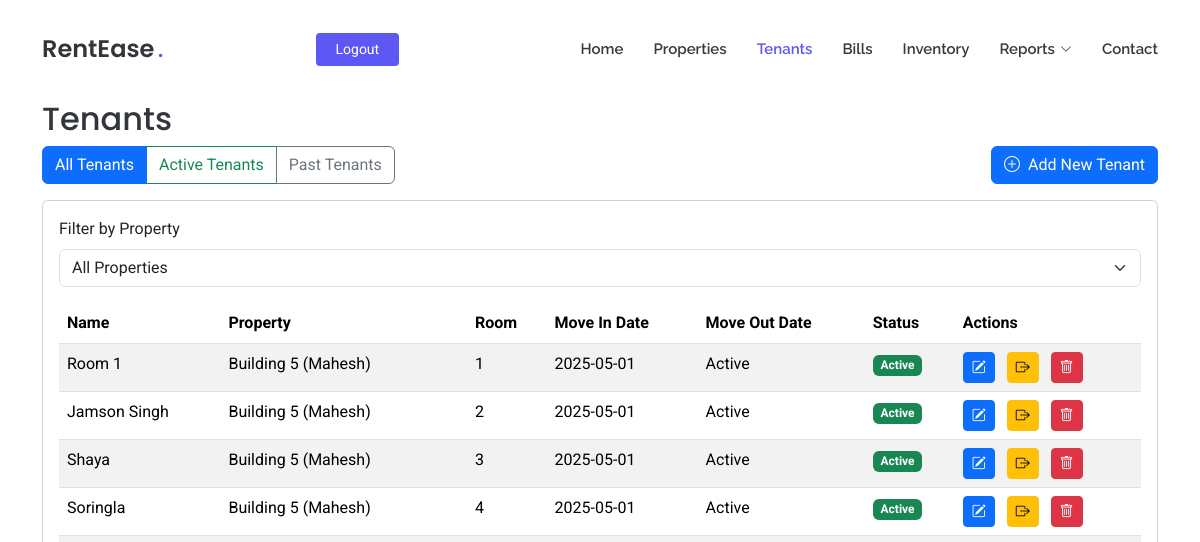
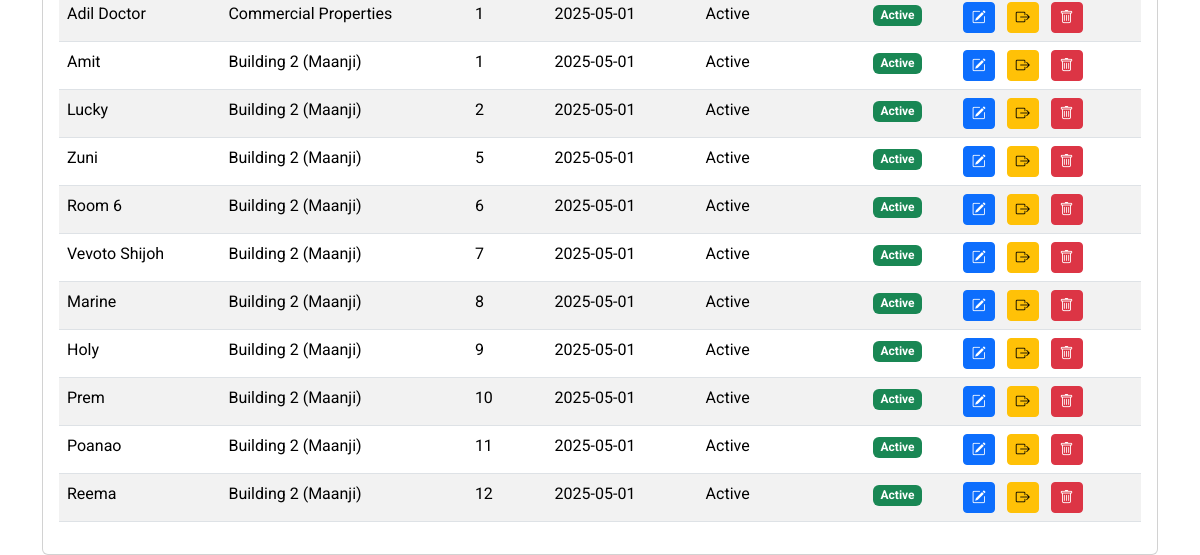
The page /list-tenants (signed in) on the database as committed earlier (2 pictures, top to bottom).
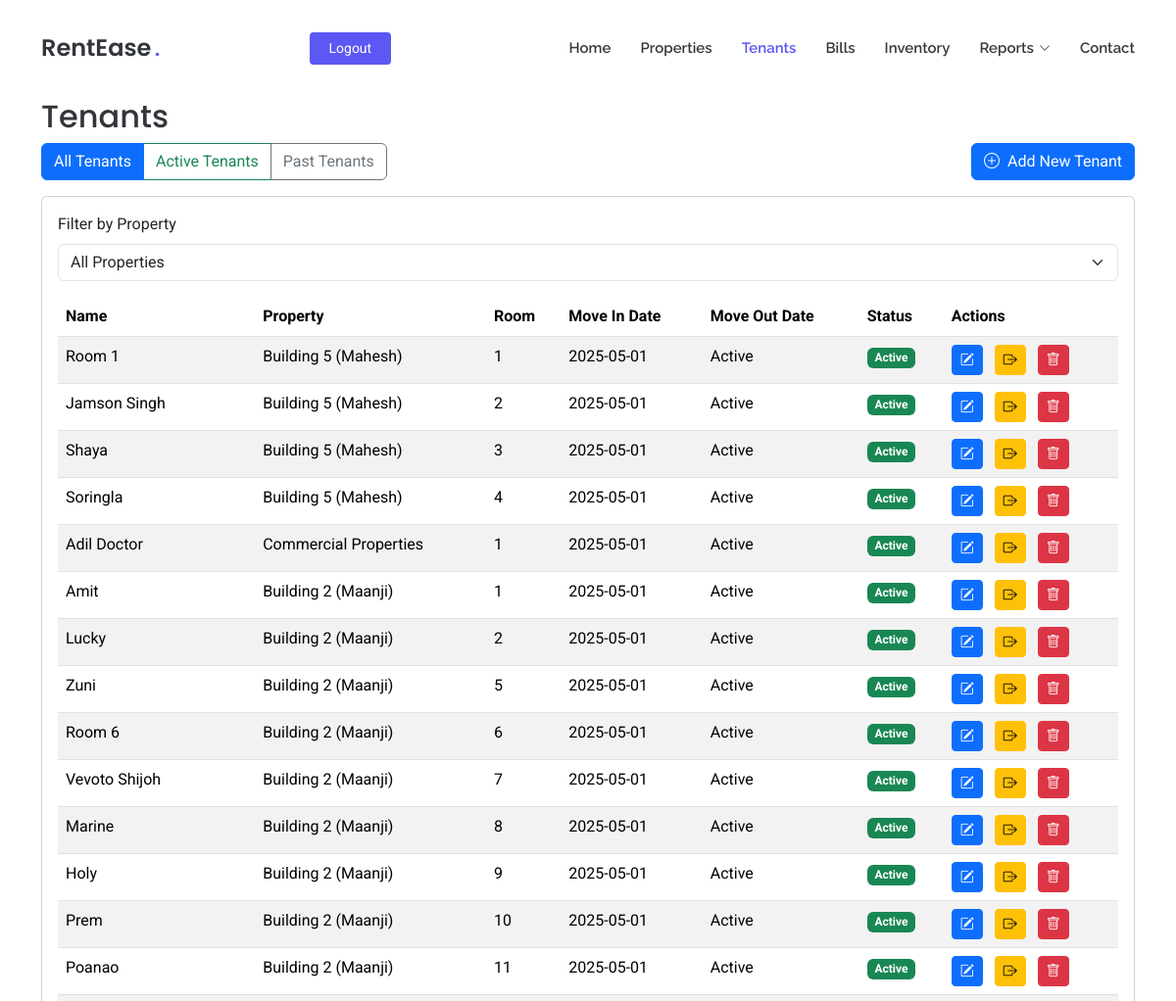
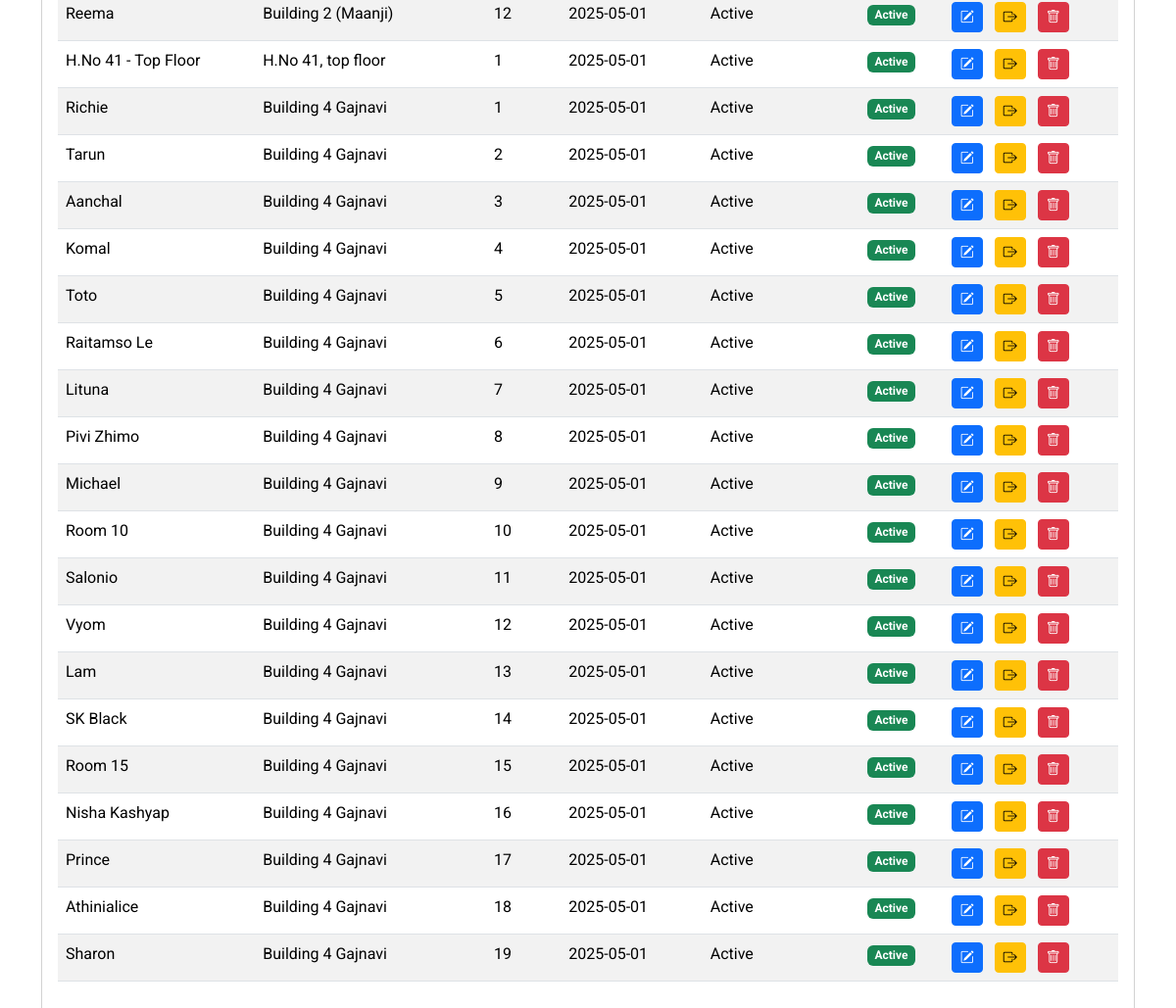
The same page on the database as committed later (2 pictures, top to bottom).
### tables this page shows
CREATE TABLE tenants
                 (id INTEGER PRIMARY KEY AUTOINCREMENT,
                  name TEXT NOT NULL,
                  property_id INTEGER NOT NULL,
                  room_id INTEGER NOT NULL,
                  phone_number TEXT NOT NULL,
                  move_in_date DATE NOT NULL,
                  police_verification TEXT, email TEXT, move_out_date DATE,
                  FOREIGN KEY (property_id) REFERENCES properties (id),
                  FOREIGN KEY (room_id) REFERENCES rooms (id));

CREATE TABLE properties
                 (id INTEGER PRIMARY KEY AUTOINCREMENT,
                  name TEXT NOT NULL,
                  address TEXT NOT NULL,
                  user_id INTEGER NOT NULL,
                  FOREIGN KEY (user_id) REFERENCES users (id));

CREATE TABLE rooms
                 (id INTEGER PRIMARY KEY AUTOINCREMENT,
                  property_id INTEGER NOT NULL,
                  room_config_id INTEGER NOT NULL,
                  room_number INTEGER NOT NULL, media_url TEXT, is_available BOOLEAN DEFAULT TRUE,
                  FOREIGN KEY (property_id) REFERENCES properties (id),
                  FOREIGN KEY (room_config_id) REFERENCES room_configurations (id));

### app/routes.py (the view)
@app.route('/list-tenants')
def list_tenants():
    if 'user_id' not in session:
        flash('Please login to access this page', 'warning')
        return redirect(url_for('login'))
    status_filter = request.args.get('status', 'all')  # 'all', 'active', or 'past'
    conn = get_db()
    c = conn.cursor()
    properties = c.execute('SELECT * FROM properties WHERE user_id = ?',
                         (session['user_id'],)).fetchall()
    formatted_properties = []
    for prop in properties:
        formatted_properties.append({
            'id': prop[0],
            'name': prop[1],
            'address': prop[2]
        })
    query = '''
        SELECT t.id, t.name, t.property_id, t.room_id, t.phone_number, t.email,
               t.move_in_date, t.move_out_date, t.police_verification,
               p.name as property_name,
               rc.room_type, rc.rent, rc.electricity_charge, rc.water_charge,
               r.room_number
        FROM tenants t
        JOIN properties p ON t.property_id = p.id
        JOIN rooms r ON t.room_id = r.id
        JOIN room_configurations rc ON r.room_config_id = rc.id
        WHERE p.user_id = ?
    '''
    if status_filter == 'active':
        query += ' AND t.move_out_date IS NULL'
    elif status_filter == 'past':
        query += ' AND t.move_out_date IS NOT NULL'
    query += ' ORDER BY t.move_in_date DESC'
    tenants = c.execute(query, (session['user_id'],)).fetchall()
    formatted_tenants = []
    for tenant in tenants:
        police_verification_url = None
        if tenant[8]:  # police_verification field
            try:
                _, police_verification_url = tenant[8].split('|')
            except:
                pass
        formatted_tenants.append({
            'id': tenant[0],
            'name': tenant[1],
            'property_id': tenant[2],
            'room_id': tenant[3],
            'phone_number': tenant[4],
            'email': tenant[5],
            'move_in_date': tenant[6],
            'move_out_date': tenant[7],
            'police_verification': police_verification_url,
            'property_name': tenant[9],
            'room_type': tenant[10],
            'rent': tenant[11],
            'electricity_charge': tenant[12],
            'water_charge': tenant[13],
            'room_number': tenant[14]
        })
    conn.close()
    return render_template('list_tenants.html',
                         properties=formatted_properties,
                         tenants=formatted_tenants,
                         status_filter=status_filter)

### app/routes.py (called while the page is built)
def get_db():
    conn = sqlite3.connect('rentease.db')
    conn.row_factory = sqlite3.Row
    return conn

### app/templates/list_tenants.html (shortened to what the changed rows need)
<!DOCTYPE html>
<html lang="en">
<head>
  <link href="{{ url_for('static', filename='assets/vendor/bootstrap/css/bootstrap.min.css') }}" rel="stylesheet">
  <link href="{{ url_for('static', filename='assets/vendor/bootstrap-icons/bootstrap-icons.css') }}" rel="stylesheet">
  <link href="{{ url_for('static', filename='assets/vendor/aos/aos.css') }}" rel="stylesheet">
  <link href="{{ url_for('static', filename='assets/css/main.css') }}" rel="stylesheet">
</head>
<body class="index-page">
  <header id="header" class="header d-flex align-items-center fixed-top">
    <div class="container position-relative d-flex align-items-center justify-content-between">
      <a href="{{ url_for('index') }}" class="logo d-flex align-items-center me-auto me-xl-0">
        <h1 class="sitename">RentEase</h1><span>.</span>
      </a>
    </div>
  </header>
  <main class="main" style="margin-top: 100px;">
    <div class="container mt-4">
        <h2>Tenants</h2>
        <div class="card">
          <div class="card-body">
            <div class="table-responsive">
              <table class="table table-striped">
                <thead>
                  <tr>
                    <th>Name</th>
                    <th>Property</th>
                    <th>Room</th>
                    <th>Move In Date</th>
                    <th>Move Out Date</th>
                    <th>Status</th>
                    <th>Actions</th>
                  </tr>
                </thead>
                <tbody>
                  {% for tenant in tenants %}
                  <tr data-property-id="{{ tenant.property_id|string }}">
                    <td>{{ tenant.name }}</td>
                    <td>{{ tenant.property_name }}</td>
                    <td>{{ tenant.room_number }}</td>
                    <td>{{ tenant.move_in_date }}</td>
                    <td>{{ tenant.move_out_date or 'Active' }}</td>
                    <td>
                      {% if not tenant.move_out_date %}
                        <span class="badge bg-success">Active</span>
                      {% else %}
                        <span class="badge bg-secondary">Past Tenant</span>
                      {% endif %}
                    </td>
                    <td>
                      <a href="{{ url_for('edit_tenant', tenant_id=tenant.id) }}" class="btn btn-sm btn-primary me-2" data-bs-toggle="tooltip" data-bs-placement="top" title="Edit Tenant">
                        <i class="bi bi-pencil-square"></i>
                      </a>
                      {% if not tenant.move_out_date %}
                        <button type="button" class="btn btn-sm btn-warning me-2" data-bs-toggle="modal" data-bs-target="#moveOutModal{{ tenant.id }}" data-tooltip-title="Move Out Tenant">
                          <i class="bi bi-box-arrow-right"></i>
                        </button>
                      {% endif %}
                      <button type="button" class="btn btn-sm btn-danger" data-bs-toggle="modal" data-bs-target="#deleteModal{{ tenant.id }}" data-tooltip-title="Delete Tenant">
                        <i class="bi bi-trash"></i>
                      </button>
                    </td>
                  </tr>
                  {% endfor %}
                </tbody>
              </table>
            </div>
          </div>
        </div>
    </div>
  </main>
</body>
</html>

Rows that differ between the two databases and show on the page:
added tenants: name "H.No 41 - Top Floor", property_name "H.No 41, top floor", room_number "1", move_in_date "2025-05-01", move_out_date "Active"
added tenants: name "Richie", property_name "Building 4 Gajnavi", room_number "1", move_in_date "2025-05-01", move_out_date "Active"
added tenants: name "Tarun", property_name "Building 4 Gajnavi", room_number "2", move_in_date "2025-05-01", move_out_date "Active"
added tenants: name "Aanchal", property_name "Building 4 Gajnavi", room_number "3", move_in_date "2025-05-01", move_out_date "Active"
added tenants: name "Komal", property_name "Building 4 Gajnavi", room_number "4", move_in_date "2025-05-01", move_out_date "Active"
added tenants: name "Toto", property_name "Building 4 Gajnavi", room_number "5", move_in_date "2025-05-01", move_out_date "Active"
added tenants: name "Raitamso Le", property_name "Building 4 Gajnavi", room_number "6", move_in_date "2025-05-01", move_out_date "Active"
added tenants: name "Lituna", property_name "Building 4 Gajnavi", room_number "7", move_in_date "2025-05-01", move_out_date "Active"
added tenants: name "Pivi Zhimo", property_name "Building 4 Gajnavi", room_number "8", move_in_date "2025-05-01", move_out_date "Active"
added tenants: name "Michael", property_name "Building 4 Gajnavi", room_number "9", move_in_date "2025-05-01", move_out_date "Active"
added tenants: name "Room 10", property_name "Building 4 Gajnavi", room_number "10", move_in_date "2025-05-01", move_out_date "Active"
added tenants: name "Salonio", property_name "Building 4 Gajnavi", room_number "11", move_in_date "2025-05-01", move_out_date "Active"
added tenants: name "Vyom", property_name "Building 4 Gajnavi", room_number "12", move_in_date "2025-05-01", move_out_date "Active"
added tenants: name "Lam", property_name "Building 4 Gajnavi", room_number "13", move_in_date "2025-05-01", move_out_date "Active"
added tenants: name "SK Black", property_name "Building 4 Gajnavi", room_number "14", move_in_date "2025-05-01", move_out_date "Active"
added tenants: name "Room 15", property_name "Building 4 Gajnavi", room_number "15", move_in_date "2025-05-01", move_out_date "Active"
added tenants: name "Nisha Kashyap", property_name "Building 4 Gajnavi", room_number "16", move_in_date "2025-05-01", move_out_date "Active"
added tenants: name "Prince", property_name "Building 4 Gajnavi", room_number "17", move_in_date "2025-05-01", move_out_date "Active"
added tenants: name "Athinialice", property_name "Building 4 Gajnavi", room_number "18", move_in_date "2025-05-01", move_out_date "Active"
added tenants: name "Sharon", property_name "Building 4 Gajnavi", room_number "19", move_in_date "2025-05-01", move_out_date "Active"
